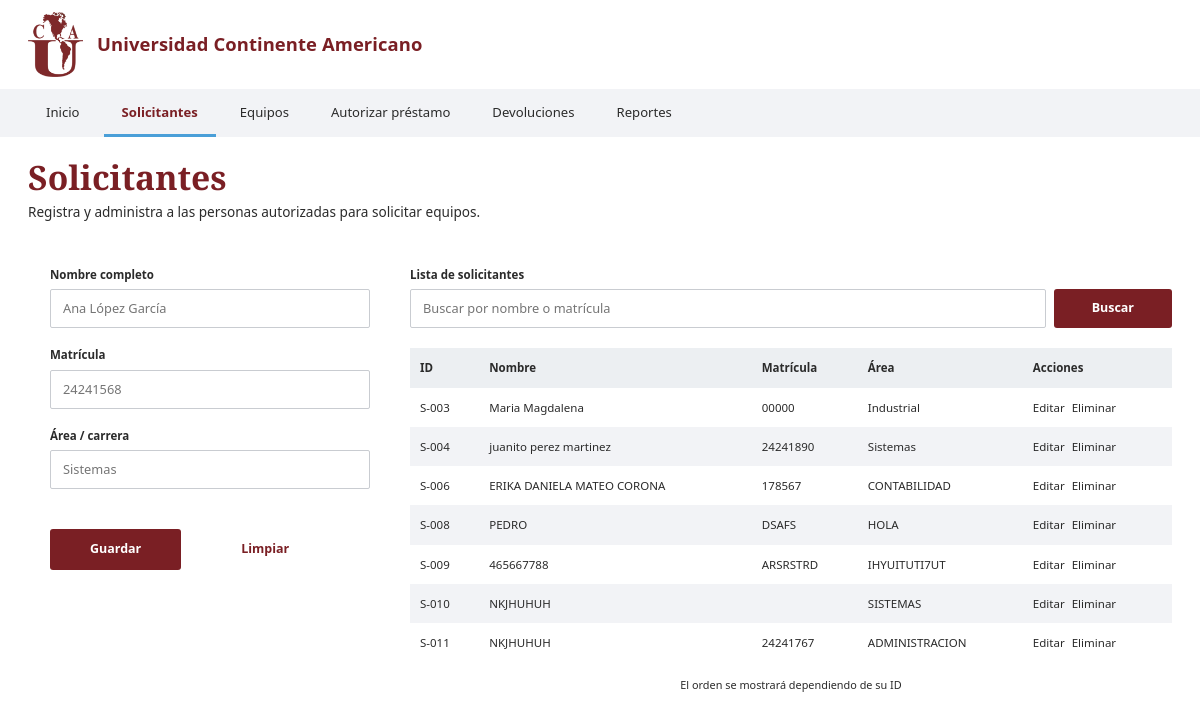
Page /solicitantes.php on the committed database.
### tables this page shows
CREATE TABLE `solicitante` (
  `id_solicitante` int NOT NULL AUTO_INCREMENT,
  `nombre` varchar(70) NOT NULL,
  `matricula` varchar(8) DEFAULT NULL,
  `carrera` varchar(100) NOT NULL,
  PRIMARY KEY (`id_solicitante`),
  UNIQUE KEY `matricula_UNIQUE` (`matricula`)
);

### solicitantes.php (the view, shortened to what this page needs)
<?php
  require "conexion.php";
  $q = trim($_GET["q"] ?? "");
  if ($q !== "") {
    $stmt = $conexion->prepare(
      "SELECT id_solicitante, nombre, matricula, carrera
       FROM solicitante
       WHERE nombre LIKE ? OR matricula LIKE ?
       ORDER BY id_solicitante"
    );
    $like = "%" . $q . "%";
    $stmt->bind_param("ss", $like, $like);
  } else {
    $stmt = $conexion->prepare(
      "SELECT id_solicitante, nombre, matricula, carrera
       FROM solicitante
       ORDER BY id_solicitante"
    );
  }
  $stmt->execute();
  $resultado = $stmt->get_result();
  $datos  = null;
  $modo_editar = ($datos !== null);
?>
<!DOCTYPE html>
<html lang="es">
<head>
  <link rel="stylesheet" href="style.css">
</head>
<body>
  <?php include "encabezado.php"; ?>
  <main>
    <h1>Solicitantes</h1>
    <p class="subtitulo">Registra y administra a las personas autorizadas para solicitar equipos.</p>
    <div class="dos-columnas">
      <form class="formulario" action="<?php echo $modo_editar ? 'editar_solicitante.php' :
            'guardar_solicitante.php'; ?>" method="post">
        <div class="campo">
          <label for="nombre">Nombre completo</label>
          <input type="text" id="nombre" name="nombre" placeholder="Ana López García" maxlength="70"
                 pattern="[A-Za-zÁÉÍÓÚÜÑáéíóúüñ ]+" title="El nombre solo puede llevar letras y espacios"
                 value="<?php echo $modo_editar ? htmlspecialchars($datos["nombre"]) : ""; ?>" required>
        </div>
        <div class="campo">
          <label for="matricula">Matrícula</label>
          <input type="text" id="matricula" name="matricula" placeholder="24241568" maxlength="8"
                 value="<?php echo $modo_editar ? htmlspecialchars($datos["matricula"] ?? "") : "";
                 ?>">
        </div>
        <div class="campo">
          <label for="area">Área / carrera</label>
          <input type="text" id="area" name="area" placeholder="Sistemas" maxlength="100"
                 value="<?php echo $modo_editar ? htmlspecialchars($datos["carrera"]) : ""; ?>"
                 required>
        </div>
        <div class="acciones-form">
          <button type="submit" class="btn"><?php echo $modo_editar ? "Guardar cambios" : "Guardar"; ?>
          </button>
          <?php if ($modo_editar): ?>
            <a class="btn-texto" href="solicitantes.php">Cancelar</a>
          <?php else: ?>
            <button type="reset" class="btn-texto">Limpiar</button>
          <?php endif; ?>
        </div>
      </form>
      <section class="lista">
        <label class="lista-titulo" for="buscar">Lista de solicitantes</label>
        <form class="busqueda" action="solicitantes.php" method="get">
          <input type="search" id="buscar" name="q" placeholder="Buscar por nombre o matrícula"
                 value="<?php echo htmlspecialchars($q); ?>">
          <button type="submit" class="btn">Buscar</button>
        </form>
        <table class="tabla">
          <thead>
            <tr>
              <th>ID</th>
              <th>Nombre</th>
              <th>Matrícula</th>
              <th>Área</th>
              <th>Acciones</th>
            </tr>
          </thead>
          <tbody>
            <?php if ($resultado->num_rows == 0): ?>
              <tr>
                <td colspan="5">No hay solicitantes para mostrar.</td>
              </tr>
            <?php else: ?>
              <?php while ($fila = $resultado->fetch_assoc()): ?>
              <tr>
                <td><?php echo sprintf("S-%03d", $fila["id_solicitante"]); ?></td>
                <td><?php echo htmlspecialchars($fila["nombre"]); ?></td>
                <td><?php echo htmlspecialchars($fila["matricula"] ?? ""); ?></td>
                <td><?php echo htmlspecialchars($fila["carrera"]); ?></td>
                <td>
                  <a href="solicitantes.php?editar=<?php echo $fila["id_solicitante"]; ?>">Editar</a>
                  <a href="solicitantes.php?eliminar=<?php echo $fila["id_solicitante"]; ?>">Eliminar</a>
                </td>
              </tr>
              <?php endwhile; ?>
            <?php endif; ?>
          </tbody>
        </table>
        <p class="nota">El orden se mostrará dependiendo de su ID</p>
      </section>
    </div>
  </main>
</body>
</html>

### style.css (style rules this page uses)
:root { --vino: #7a1f24; --vino-hover: #5c1519; --azul: #4a9fd8; --fondo: #ffffff; --barra: #f2f3f6; --circulo: #eceff2; --texto: #2b2b2b; --texto-suave: #5d6168; --serif: "Libre Baskerville", Georgia, "Times New Roman", serif; --sans: "Source Sans 3", "Segoe UI", system-ui, sans-serif; }
*, *::before, *::after { box-sizing: border-box; }
body { margin: 0; background: var(--fondo); color: var(--texto); font-family: var(--sans); font-size: 16px; line-height: 1.5; min-height: 100vh; }
main { padding: 20px 28px 56px; }
h1 { font-family: var(--serif); font-weight: 700; font-size: clamp(1.7rem, 3.2vw, 2.1rem); color: var(--vino); margin: 0 0 4px; line-height: 1.2; }
.subtitulo { margin: 0; font-size: .85rem; }
:root { --borde: #c9ccd1; }
.dos-columnas { display: grid; grid-template-columns: var(--col-izq, 320px) 1fr; gap: var(--gap-col, 40px); margin-top: 44px; padding-left: var(--sangria, 22px); align-items: start; }
.campo { margin-bottom: 18px; }
.campo label, .lista-titulo { display: block; font-size: .72rem; font-weight: 700; margin-bottom: 6px; }
.campo input, .busqueda input { width: 100%; padding: 9px 12px; font: inherit; font-size: .8rem; color: var(--texto); background: var(--fondo); border: 1px solid var(--borde); border-radius: 2px; }
.acciones-form { display: flex; align-items: center; gap: 60px; margin-top: 40px; }
.btn { background: var(--vino); color: var(--fondo); font: inherit; font-size: .78rem; font-weight: 700; border: 0; border-radius: 3px; padding: 11px 40px; cursor: pointer; }
.btn-texto { background: none; border: 0; padding: 0; font: inherit; font-size: .78rem; font-weight: 700; color: var(--vino); cursor: pointer; }
.busqueda { display: flex; gap: 8px; margin-bottom: 20px; }
.busqueda input { flex: 1; }
.busqueda .btn { padding: 0 38px; }
.tabla { width: 100%; border-collapse: collapse; font-size: .72rem; }
.tabla th, .tabla td { text-align: left; padding: 11px 10px; }
.tabla thead th { background: var(--circulo); font-weight: 700; }
.tabla tbody tr:nth-child(even) { background: var(--barra); }
.tabla td a { color: var(--texto); text-decoration: none; margin-right: 4px; }
.nota { text-align: center; font-size: .68rem; margin: 14px 0 0; }

### rows in the picture
solicitante: id_solicitante "003", nombre "Maria Magdalena", matricula "00000", carrera "Industrial"
solicitante: id_solicitante "004", nombre "juanito perez martinez", matricula "24241890", carrera "Sistemas"
solicitante: id_solicitante "006", nombre "ERIKA DANIELA MATEO CORONA", matricula "178567", carrera "CONTABILIDAD"
solicitante: id_solicitante "008", nombre "PEDRO", matricula "DSAFS", carrera "HOLA"
solicitante: id_solicitante "009", nombre "465667788", matricula "ARSRSTRD", carrera "IHYUITUTI7UT"
solicitante: id_solicitante "010", nombre "NKJHUHUH", carrera "SISTEMAS"
solicitante: id_solicitante "011", nombre "NKJHUHUH", matricula "24241767", carrera "ADMINISTRACION"

### other values in the picture
$texto "Inicio"
$texto "Solicitantes"
$texto "Equipos"
$texto "Autorizar préstamo"
$texto "Devoluciones"
$texto "Reportes"
